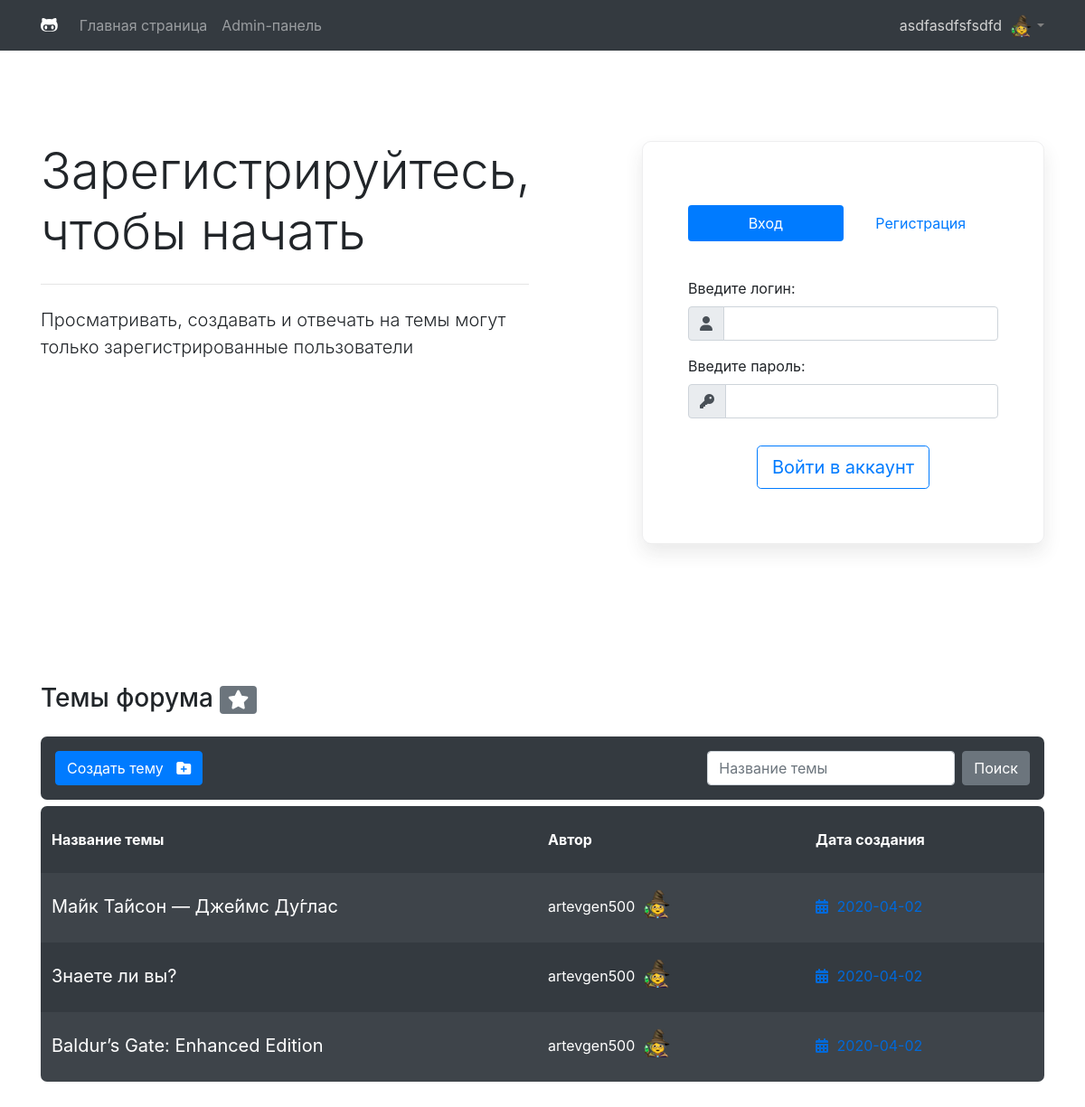
The page / (signed in) on the database its author committed.
### tables this page shows
CREATE TABLE `themes` (
  `id_theme` int(10) NOT NULL,
  `id_author` int(10) NOT NULL,
  `title` varchar(255) NOT NULL,
  `body` text NOT NULL,
  `date` date NOT NULL
);

CREATE TABLE `users` (
  `id_user` int(10) NOT NULL,
  `nickname` varchar(255) NOT NULL,
  `login` varchar(255) NOT NULL,
  `password` varchar(255) NOT NULL,
  `status` int(10) NOT NULL DEFAULT 1,
  `banned` tinyint(1) NOT NULL DEFAULT 0
);

### modules/themeList.php (called while the page is built)
<?php
include('db.php');
$query = $pdo->query("SELECT * FROM themes INNER JOIN users ON id_author = id_user");
$themes = $query->fetchAll();

### index.php (the view, shortened to what this page needs)
<?php
    include('modules/themeList.php');
?>
<!DOCTYPE html>
<html lang="en" dir="ltr">
	<head>
        <?php include('layouts/head.php'); ?>
	</head>
	<body>
    <?php include('layouts/header.php'); ?>
	<section class="main">
		<div class="container">
			<div class="row">
				<div class="col-6">
					<h1 class="display-4">Зарегистрируйтесь, чтобы начать</h1>
					<hr class="my-4">
					<p class="lead">Просматривать, создавать и отвечать на темы могут только зарегистрированные пользователи</p>
				</div>
				<div class="col-5 offset-1">
					<div class="form-content">
						<ul class="nav nav-pills nav-justified" id="pills-tab" role="tablist">
							<li class="nav-item">
								<a class="nav-link active" id="pills-home-tab" data-toggle="pill" href="#pills-home" role="tab" aria-controls="pills-home" aria-selected="true">Вход</a>
							</li>
							<li class="nav-item">
								<a class="nav-link" id="pills-profile-tab" data-toggle="pill" href="#pills-profile" role="tab" aria-controls="pills-profile" aria-selected="false">Регистрация</a>
							</li>
						</ul>
						<div class="tab-content" id="pills-tabContent">
							<div class="tab-pane fade show active" id="pills-home" role="tabpanel" aria-labelledby="pills-home-tab">
								<form action="/modules/auth.php" method="POST" class="authorizate">
									<div class="form-group">
										<label>Введите логин:</label>
										<div class="input-group">
											<div class="input-group-prepend">
         								 		<div class="input-group-text"><i class="fas fa-user"></i></div>
        									</div>
											<input type="text" name="login" class="form-control" aria-describedby="emailHelp" required>
										</div>
									</div>
									<div class="form-group">
										<label>Введите пароль:</label>
										<div class="input-group">
											<div class="input-group-prepend">
         								 		<div class="input-group-text"><i class="fas fa-key"></i></div>
        									</div>
											<input type="password" name="password" class="form-control" aria-describedby="emailHelp" required>
										</div>
									</div>
									<div class="mybtn">
										<button style="vertical-align: middle;" type="submit" class="btn btn-outline-primary btn-lg btn-auth">Войти в аккаунт</button>
									</div>
								</form>
							</div>
						</div>
					</div>
				</div>
			</div>
		</div>
	</section>
    <?php if ($_SESSION['login'] == '') { ?>
    <div class="container">
        <h3 style="margin-bottom: 25px;">Видно авторизованным <span class="badge badge-secondary"><i class="fas fa-eye-slash"></i></span></h3>
    </div>
	<section class="content" style="pointer-events: none; opacity: 0.09;">
    <?php } else { ?>
    <section class="content">
    <?php } ?>
		<div class="container">
            <h3 style="margin-bottom: 25px;">Темы форума <span class="badge badge-secondary"><i class="fas fa-star"></i></span></h3>
			<nav class="navbar navbar-expand-lg navbar-light bg-dark" style="margin-bottom: 7px; border-radius: 7px;">
				<div class="collapse navbar-collapse" id="navbarSupportedContent">
					<button class="create-theme btn btn-primary my-2 my-sm-2 mr-auto" type="submit">Создать тему <i style="margin-left: 10px;" class="fas fa-folder-plus"></i></button>
					<form class="form-inline my-lg-0">
						<input class="form-control mr-sm-2" type="search" placeholder="Название темы" aria-label="Search">
						<button class="btn btn-secondary my-2 my-sm-0" type="submit">Поиск</button>
					</form>
				</div>
			</nav>
			<table class="table table-bordered table-striped table-borderless table-dark theme-list" style="border-radius: 7px;">
				<thead>
					<tr class="table-head">
						<th scope="col">Название темы</th>
						<th scope="col">Автор</th>
						<th scope="col">Дата создания</th>
					</tr>
				</thead>
				<tbody>
                    <?php foreach($themes as $theme) {?>
					<tr data-href="<?php echo '/views/themepage.php' . '?title=' . $theme['title'] . '&author=' . $theme['id_author'];?>">
						<td class="theme-title"><?php echo $theme['title'];?></td>
						<td>
                            <div class="profile-info">
                                <span class="user-name"><?php echo $theme['nickname'];?></span>
                                <img style="margin: 0 0 10px 5px;" class="user-avatar" src="/imgs/avatar.png" alt="">
                            </div>
                        </td>
						<td>
                            <div class="date-theme" style="margin: 0; padding: 0;">
                                <span><i style="margin-right: 5px;" class="fas fa-calendar-alt"></i> <?php echo $theme['date'];?></span>
                            </div>
                        </td>
					</tr>
                    <?php }?>
				</tbody>
			</table>
		</div>
	</section>
	</body>
</html>

### css/style.css (style rules this page uses)
* { outline: none !important; }
body { margin-bottom: 300px; }
.mybtn { text-align: center; }
.date-theme { color: #0069D9; }
.author-theme, .date-theme { display: inline-block; border-radius: 10px; height: 50px; line-height: 45px; padding: 0 30px; margin-bottom: 20px; }
table .theme-title { overflow: hidden; max-width: 300px; font-size: 20px; white-space: nowrap; text-overflow: ellipsis; }
section.main { margin-top: 100px; height: 600px; }
.form-content form { margin-top: 40px; }
.form-content { border: 1px solid rgba(48, 48, 50, 0.08); border-radius: 10px; box-shadow: 0px 10px 20px 0px rgba(48, 48, 50, 0.1); padding: 70px 50px 60px 50px; }
.form-content .mybtn { margin-top: 30px; text-align: center; }
table.theme-list tr, table.theme-list th { height: 50px; line-height: 50px; }

### rows shown on the page
themes: title "Ма́йк Та́йсон — Дже́ймс Ду́глас", id_author.nickname "artevgen500", date "2020-04-02"
themes: title "Знаете ли вы?", id_author.nickname "artevgen500", date "2020-04-02"
themes: title "Baldur’s Gate: Enhanced Edition", id_author.nickname "artevgen500", date "2020-04-02"

### other values the page prints
$_SESSION['login'] "asdfasdfsfsdfd"
